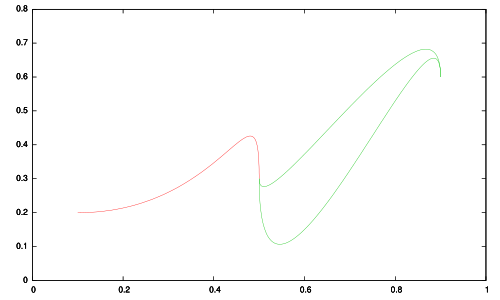

gnuplot code for this plot:
set terminal pdf
set parametric
set multiplot
set dummy t
set xrange [0:1]
set yrange [0:.8]
P1(t) = 2*t**3-3*t**2+1
P2(t) = t**3-2*t**2+t
P3(t) = -2*t**3+3*t**2
P4(t) = t**3-t**2
p1x = .1 ; p1y = .2
p2x =  1 ; p2y =  0
p3x = .5 ; p3y = .3
p4x =  0 ; p4y = -1
plot [t=0:1] \
  p1x*P1(t)+p2x*P2(t)+p3x*P3(t)+p4x*P4(t), \
  p1y*P1(t)+p2y*P2(t)+p3y*P3(t)+p4y*P4(t) \
  title ""
p5x = .9 ; p5y = .6
p6x =  0 ; p6y = -1
plot [t=0:1] \
  p3x*P1(t)+.5*p4x*P2(t)+p5x*P3(t)+p6x*P4(t), \
  p3y*P1(t)+.5*p4y*P2(t)+p5y*P3(t)+p6y*P4(t) \
  title "" with lines 2
plot [t=0:1] \
  p3x*P1(t)+2*p4x*P2(t)+p5x*P3(t)+p6x*P4(t), \
  p3y*P1(t)+2*p4y*P2(t)+p5y*P3(t)+p6y*P4(t) \
  title "" with lines 2
